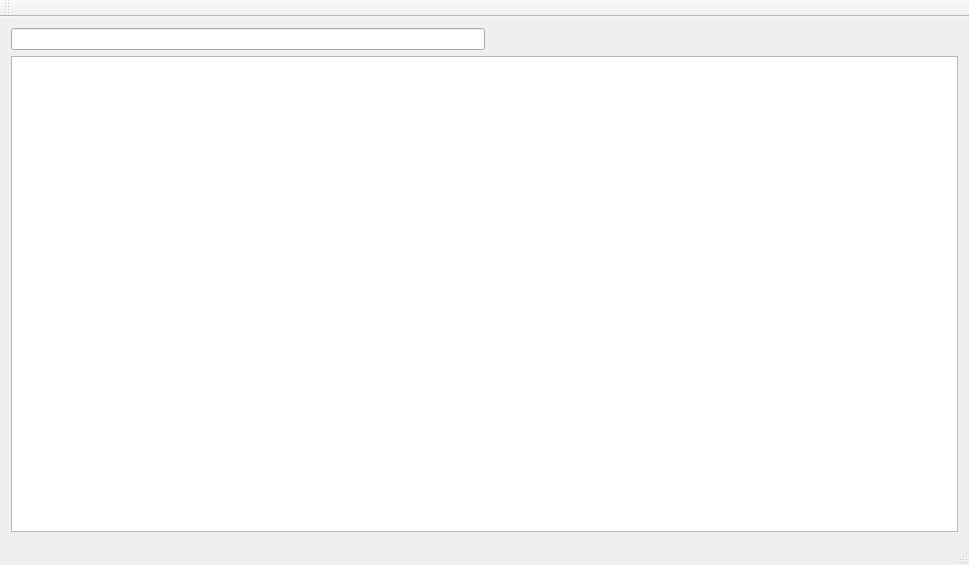
<?xml version="1.0" encoding="UTF-8"?>
<ui version="4.0">
 <class>MainWindow</class>
 <widget class="QMainWindow" name="MainWindow">
  <property name="geometry">
   <rect>
    <x>0</x>
    <y>0</y>
    <width>969</width>
    <height>565</height>
   </rect>
  </property>
  <property name="windowTitle">
   <string>MainWindow</string>
  </property>
  <widget class="QWidget" name="centralWidget">
   <layout class="QVBoxLayout" name="verticalLayout">
    <item>
     <layout class="QHBoxLayout" name="horizontalLayout">
      <item>
       <widget class="QLineEdit" name="lineEdit"/>
      </item>
      <item>
       <spacer name="horizontalSpacer">
        <property name="orientation">
         <enum>Qt::Horizontal</enum>
        </property>
        <property name="sizeHint" stdset="0">
         <size>
          <width>40</width>
          <height>20</height>
         </size>
        </property>
       </spacer>
      </item>
     </layout>
    </item>
    <item>
     <widget class="QTableView" name="tableView"/>
    </item>
   </layout>
  </widget>
  <widget class="QMenuBar" name="menuBar">
   <property name="geometry">
    <rect>
     <x>0</x>
     <y>0</y>
     <width>969</width>
     <height>22</height>
    </rect>
   </property>
  </widget>
  <widget class="QToolBar" name="mainToolBar">
   <attribute name="toolBarArea">
    <enum>TopToolBarArea</enum>
   </attribute>
   <attribute name="toolBarBreak">
    <bool>false</bool>
   </attribute>
  </widget>
  <widget class="QStatusBar" name="statusBar"/>
 </widget>
 <layoutdefault spacing="6" margin="11"/>
 <resources/>
 <connections/>
</ui>
